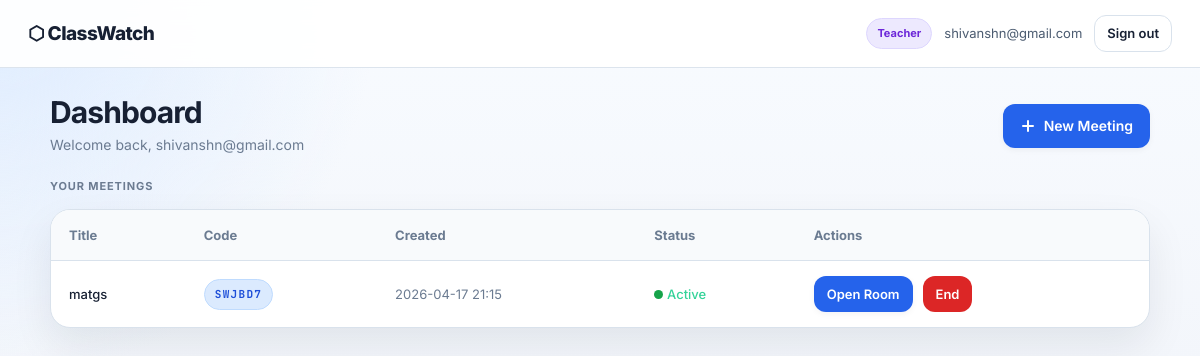
Screenshot of /teacher (signed in) with the database file from the repository.
### tables this page shows
CREATE TABLE meetings (
            id INTEGER PRIMARY KEY AUTOINCREMENT,
            host_id INTEGER NOT NULL,
            code TEXT UNIQUE NOT NULL,
            title TEXT NOT NULL,
            created_at TEXT NOT NULL,
            is_active INTEGER DEFAULT 1, ended_at TEXT,
            FOREIGN KEY (host_id) REFERENCES users(id)
        );

### app.py (the view)
@app.route('/teacher')
def teacher_home():
    err = login_required('teacher')
    if err: return err
    meetings = get_meetings_by_host(session['user_id'])
    for m in meetings:
        m['has_report'] = has_reports(m['code'])
    return render_template('teacher_home.html', meetings=meetings, user=session)

### app.py (called while the page is built)
def login_required(role=None):
    if 'user_id' not in session:
        return redirect(url_for('login'))
    if role and session.get('role') != role:
        return redirect(url_for('login'))
    return None

### database.py (called while the page is built)
def get_db():
    conn = sqlite3.connect(DB_PATH)
    conn.row_factory = sqlite3.Row
    return conn

def get_meetings_by_host(host_id):
    conn = get_db()
    cursor = conn.cursor()
    cursor.execute(
        'SELECT * FROM meetings WHERE host_id = ? ORDER BY created_at DESC',
        (host_id,)
    )
    meetings = [dict(m) for m in cursor.fetchall()]
    conn.close()
    return meetings

def has_reports(meeting_code):
    conn = get_db()
    cursor = conn.cursor()
    cursor.execute('SELECT COUNT(*) as cnt FROM reports WHERE meeting_code = ?', (meeting_code,))
    result = cursor.fetchone()
    conn.close()
    return result['cnt'] > 0

### templates/teacher_home.html (shortened to what this page needs)
{% extends 'base.html' %}
{% block content %}
<div class="page-container">
  <div class="page-header">
    <div>
      <h1 class="page-title">Dashboard</h1>
      <p class="page-sub">Welcome back, {{ user.name }}</p>
    </div>
    <a href="{{ url_for('create_meeting_route') }}" class="btn btn-primary" id="btn-new-meeting">
      <svg width="16" height="16" viewBox="0 0 16 16" fill="none" style="margin-right:2px;">
        <path d="M8 3v10M3 8h10" stroke="currentColor" stroke-width="2" stroke-linecap="round"/>
      </svg>
      New Meeting
    </a>
  </div>
  <div class="section-title">Your Meetings</div>
  {% if meetings %}
  <div class="meetings-table-wrap">
    <table class="meetings-table" id="meetings-table">
      <thead>
        <tr>
          <th>Title</th>
          <th>Code</th>
          <th>Created</th>
          <th>Status</th>
          <th>Actions</th>
        </tr>
      </thead>
      <tbody>
        {% for m in meetings %}
        <tr>
          <td style="font-weight:500;">{{ m.title }}</td>
          <td><span class="code-badge">{{ m.code }}</span></td>
          <td style="color:var(--muted);">{{ m.created_at[:16].replace('T', ' ') }}</td>
          <td>
            {% if m.is_active %}
            <span class="status-dot status-active"></span>
            <span style="color:#34D399;font-weight:500;">Active</span>
            {% else %}
            <span class="status-dot status-ended"></span>
            <span style="color:var(--muted);">Ended</span>
            {% endif %}
          </td>
          <td class="table-actions">
            {% if m.is_active %}
            <a href="{{ url_for('teacher_room', code=m.code) }}" class="btn btn-sm btn-primary" id="open-{{ m.code }}">Open Room</a>
            <form method="POST" action="{{ url_for('end_meeting_route', code=m.code) }}" style="display:inline">
              <button class="btn btn-sm btn-danger" id="end-{{ m.code }}">End</button>
            </form>
            {% endif %}
          </td>
        </tr>
        {% endfor %}
      </tbody>
    </table>
  </div>
  {% else %}
  <div class="empty-state" id="no-meetings">
    <div style="font-size:32px;margin-bottom:8px;">📋</div>
    <p>No meetings yet. Create your first meeting to get started.</p>
  </div>
  {% endif %}
</div>
{% endblock %}

### static/css/style.css (style rules this page uses)
*, *::before, *::after { box-sizing: border-box; margin: 0; padding: 0; }
:root { --bg: #f4f7fb; --bg-soft: #eef3f8; --surface: #ffffff; --surface-soft: #f8fafc; --border: #d9e2ec; --border-strong: #c8d4e3; --text: #172033; --text-soft: #4b5b70; --muted: #6b7b91; --primary: #2563eb; --primary-hover: #1d4ed8; --primary-soft: #dbeafe; --success: #16a34a; --success-soft: #dcfce7; --warning: #d97706; --warning-soft: #fef3c7; --danger: #dc2626; --danger-soft: #fee2e2; --radius-sm: 10px; --radius: 14px; --radius-lg: 20px; --shadow-sm: 0 2px 6px rgba(15, 23, 42, 0.05); --shadow-md: 0 18px 40px rgba(15, 23, 42, 0.08); --transition: 180ms ease; }
html, body { min-height: 100%; font-family: 'Inter', system-ui, -apple-system, BlinkMacSystemFont, 'Segoe UI', sans-serif; font-size: 14px; line-height: 1.55; color: var(--text); background: radial-gradient(circle at top left, rgba(219, 234, 254, 0.9), transparent 30%), linear-gradient(180deg, #f8fbff 0%, #f3f6fb 100%); -webkit-font-smoothing: antialiased; -moz-osx-font-smoothing: grayscale; }
body { padding-bottom: 40px; }
img, svg, video, canvas { display: block; }
a { color: var(--primary); text-decoration: none; }
button, input, textarea, select { font: inherit; }
.role-badge, .code-badge, .room-status-pill, .info-chip, .alert-badge { display: inline-flex; align-items: center; justify-content: center; gap: 6px; padding: 6px 10px; border-radius: 999px; border: 1px solid var(--border); font-size: 11px; font-weight: 700; }
.code-badge { background: var(--primary-soft); color: var(--primary-hover); border-color: #bfdbfe; font-family: 'JetBrains Mono', monospace; letter-spacing: 0.12em; }
.status-dot, .sc-dot, .legend-dot { display: inline-block; border-radius: 50%; flex-shrink: 0; }
.status-dot, .sc-dot { width: 9px; height: 9px; }
.status-active, .dot-engaged, .dot-connected { background: var(--success); }
.btn { display: inline-flex; align-items: center; justify-content: center; gap: 6px; padding: 10px 16px; border: 1px solid transparent; border-radius: 12px; cursor: pointer; font-size: 14px; font-weight: 600; white-space: nowrap; transition: transform var(--transition), background var(--transition), border-color var(--transition), color var(--transition); }
.btn-primary { background: var(--primary); color: #fff; box-shadow: var(--shadow-sm); }
.btn-danger { background: var(--danger); color: #fff; }
.btn-sm { padding: 7px 12px; font-size: 13px; }
.card, .auth-card, .room-main, .side-section, .hero, .meetings-table-wrap, .report-card, .report-summary-card, .report-info-bar { background: var(--surface); border: 1px solid var(--border); border-radius: var(--radius-lg); box-shadow: var(--shadow-md); }
.auth-title, .card-title, .page-title, .room-title { color: var(--text); letter-spacing: -0.03em; }
.auth-sub, .page-sub, .auth-footer { color: var(--muted); }
.page-container, .dashboard { width: min(1100px, calc(100% - 32px)); margin: 28px auto 0; }
.page-header, .room-header, .teacher-controls, .room-controls, .share-bar, .teacher-cam-bar, .table-actions { display: flex; align-items: center; gap: 10px; }
.page-header, .room-header { justify-content: space-between; flex-wrap: wrap; margin-bottom: 22px; }
.page-title, .room-title { font-size: 30px; line-height: 1.08; }
.page-sub { margin-top: 6px; }
.section-title, .section-label, .side-title, .stat-label, .summary-label, .info-label, .report-info-label, .report-stat-label { color: var(--muted); text-transform: uppercase; letter-spacing: 0.08em; font-size: 11px; font-weight: 700; }
.section-title, .section-label { margin-bottom: 14px; }
.meetings-table-wrap { overflow: hidden; }
.meetings-table { width: 100%; border-collapse: collapse; }
.meetings-table th, .meetings-table td { padding: 15px 18px; border-bottom: 1px solid var(--border); text-align: left; font-size: 13px; }
.meetings-table th { color: var(--muted); background: var(--surface-soft); }
.meetings-table tr:last-child td { border-bottom: none; }

### rows the page displays
meetings: title "matgs", code "SWJBD7", created_at "2026-04-17 21:15", is_active 1 (drawn)

### other values shown
{{ session.get('role') }} "Teacher"
{{ session.get('name') }} "shivanshn@gmail.com"
{{ user.name }} "shivanshn@gmail.com"
